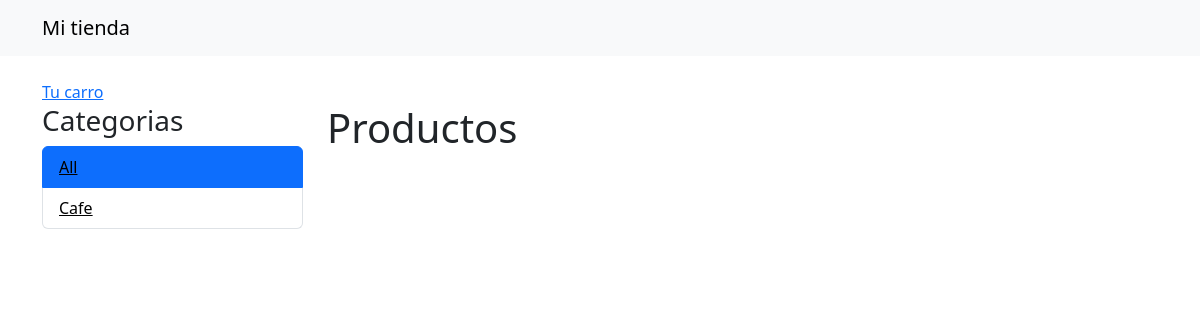
The app's page /, older data.
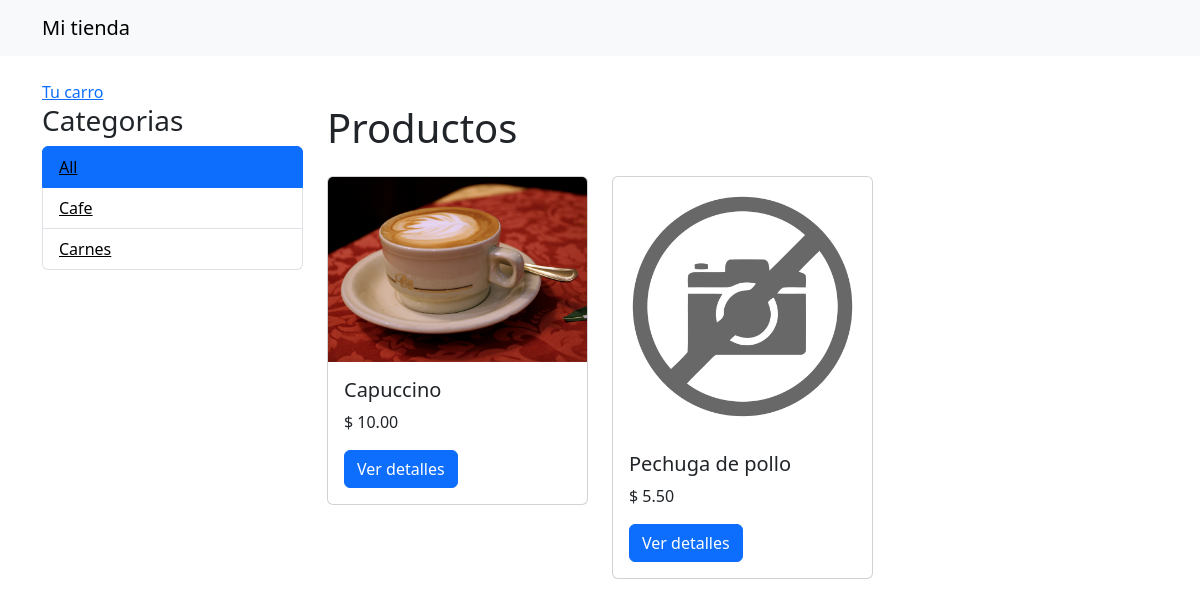
The same page, newer data.
### mitienda/models.py (models this page shows, shortened)
class Category(models.Model):
    name = models.CharField(max_length=200)
    slug = models.SlugField(max_length=200)
    class Meta:
        ordering=['name']
        indexes = [
            models.Index(fields=['name'])
        ]
    def get_absolute_url(self):
        return reverse("tienda:product_list_category", args=[self.slug])

class Products(models.Model):
    category = models.ForeignKey(Category,
                                related_name='products',
                                on_delete=models.CASCADE) #Al eliminar la categoria se eliminaran sus productos tambien (cascada)
    name = models.CharField(max_length=200)
    slug = models.SlugField(max_length=200)
    image = models.ImageField(upload_to='products/%Y/%m/%d', blank=True)
    description = models.TextField(blank=True)
    price = models.DecimalField(max_digits=5, decimal_places=2)
    available=models.BooleanField(default=True)
    created = models.DateTimeField(auto_now=True)
    updated = models.DateTimeField(auto_now=True)
    class Meta:
        ordering=['name']
    def get_absolute_url(self):
        return reverse("tienda:product_detail", args=[self.id, self.slug])

### mitienda/views.py (the view)
# urls.py: path('', views.product_list, name='product_list'),
def product_list(request, category_slug=None): #Si es none mostramos todos los productos
    category = None #Inicialmente será None, si es el caso, se modificará en el if
    categories = Category.objects.all()
    products = Products.objects.filter(available=True)
    if category_slug:
        category = get_object_or_404(Category, slug=category_slug)
        products = products.filter(category=category)
    return render(request, 'tienda/product/list.html', {'category':category,
                                                        'categories':categories,
                                                        'products':products})

### mitienda/templates/tienda/product/list.html (shortened to what this page needs)
{% extends "tienda/base.html" %}
{% load static %}
{% block content %}
  <div class="col-md-3">
    <h3>Categorias</h3>
    <ul class="list-group">
      <li class="list-group-item {% if not category %}active{% endif %}">
        <a href="{% url 'tienda:product_list' %}"  style="color: black;">All</a>
      </li>
      {% for c in categories %}
        <li class="list-group-item {% if category.slug == c.slug %}active{% endif %}">
          <a href="{{ c.get_absolute_url }}"  style="color: black;">{{ c.name }}</a>
        </li>
      {% endfor %}
    </ul>
  </div>
  <div class="col-md-9">
    <h1 class="mb-4">{% if category %}{{ category.name }}{% else %}Productos{% endif %}</h1>
    <div class="row">
      {% for product in products %}
        <div class="col-md-4 mb-4">
          <div class="card">
            <img src="{% if product.image %}{{ product.image.url }}{% else %}{% static 'img/no_image.png' %}{% endif %}" class="card-img-top" alt="{{ product.name }}">
            <div class="card-body">
              <h5 class="card-title">{{ product.name }}</h5>
              <p class="card-text">$ {{ product.price }}</p>
              <a href="{{ product.get_absolute_url }}" class="btn btn-primary">Ver detalles</a>
            </div>
          </div>
        </div>
      {% endfor %}
    </div>
  </div>
{% endblock %}

### mitienda/templates/tienda/base.html (shortened to what this page needs)
{% load static %}
<!DOCTYPE html>
<html lang="en">
<head>
  <link href="https://cdn.jsdelivr.net/npm/bootstrap@5.3.3/dist/css/bootstrap.min.css" rel="stylesheet">
</head>
<body>
  <nav class="navbar navbar-expand-lg navbar-light bg-light">
    <div class="container">
      <a class="navbar-brand" href="/">Mi tienda</a>
    </div>
  </nav>
  <div class="container mt-4">
        <a href="{% url 'cart:cart_detail' %}">
          Tu carro
        </a>
  </div>
  <div class="container">
    <div class="row">
      {% block content %}
      {% endblock %}
    </div>
  </div>
</body>
</html>

Row changes from the older to the newer data that the page shows:
added Category: name "Carnes"
added Products: image (picture), name "Capuccino", price "10.00"
added Products: shows a picture, name "Pechuga de pollo", price "5.50"
